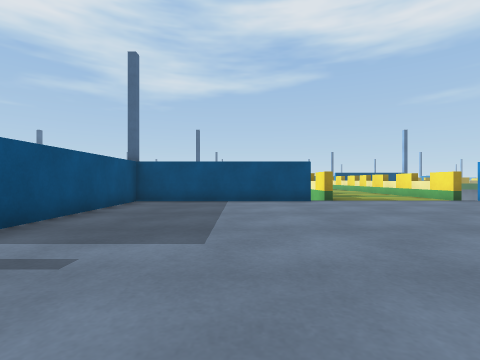
View 1 (above)

21 first-person views from a walk through a scene from a Unity 3-D project. The camera is 0.64 m above the floor, looks level and sees 85° across. The floor is counted in squares, 1 m on a side. Each view is taken from the middle of a square. On the plan, view 1 faces up. The plan holds only what a view shows up to about 9 squares ahead; the rest is blank. The place goes on beyond the plan. Surface patterns are stand-ins for the level's own textures.

View 2
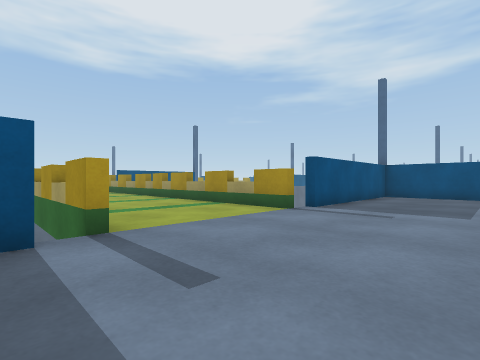

View 3
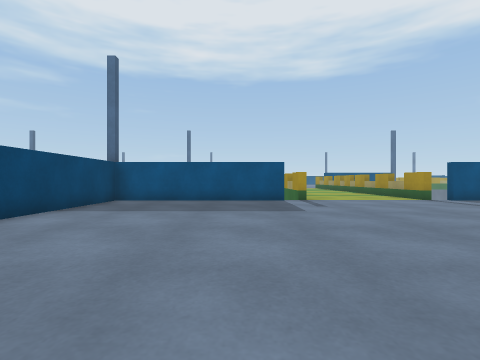

View 4
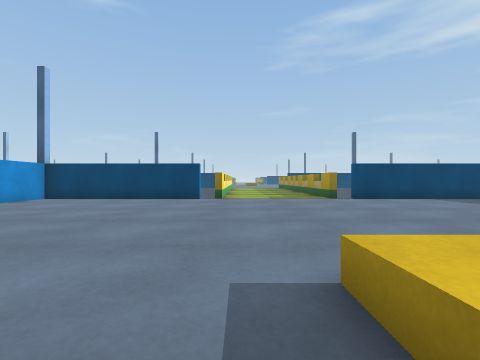

View 5
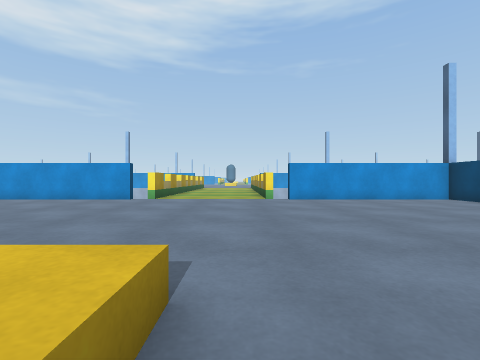

View 6
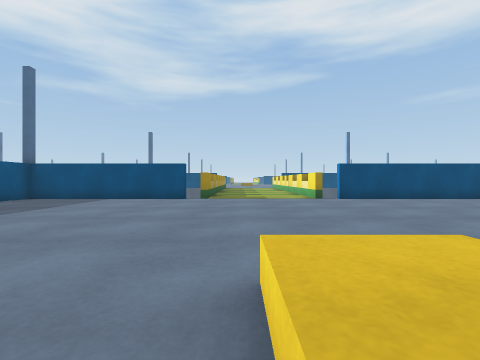

View 7
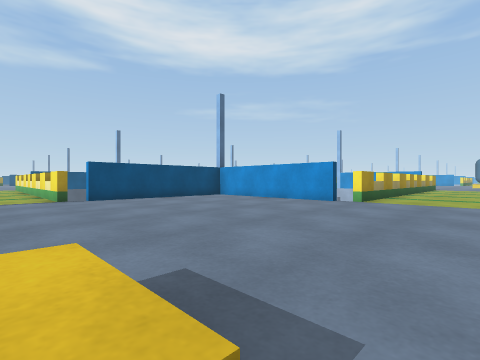

View 8
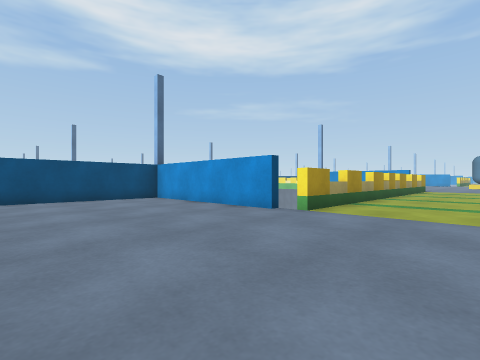

View 9
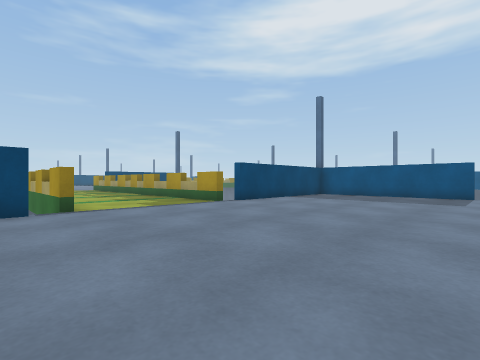

View 10
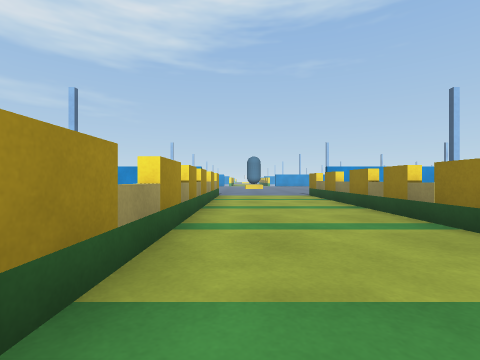

View 11
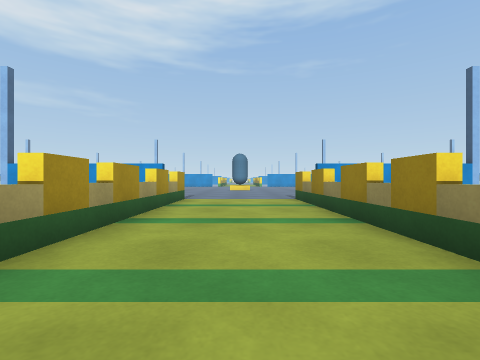

View 12
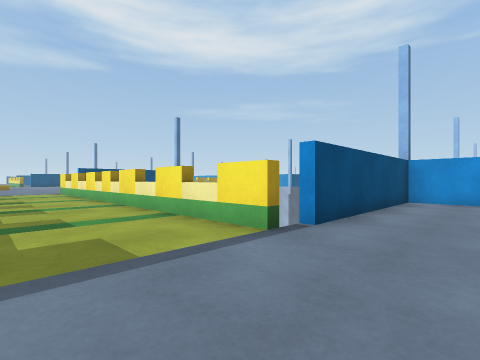

View 13
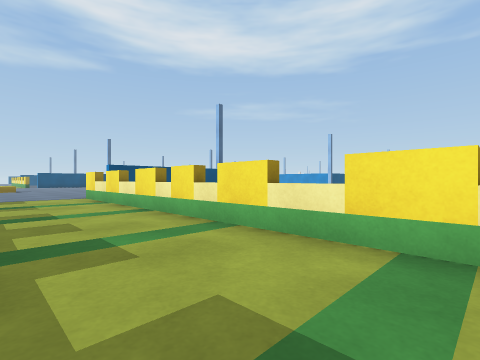

View 14
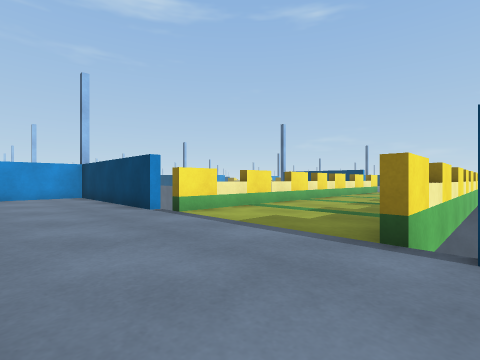

View 15
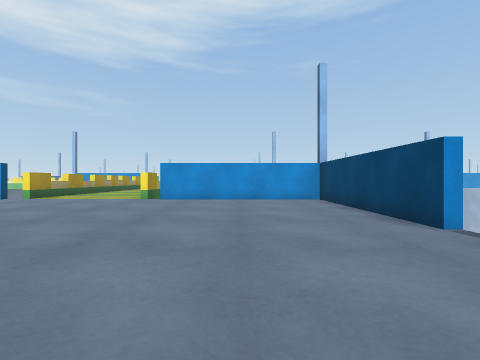

View 16
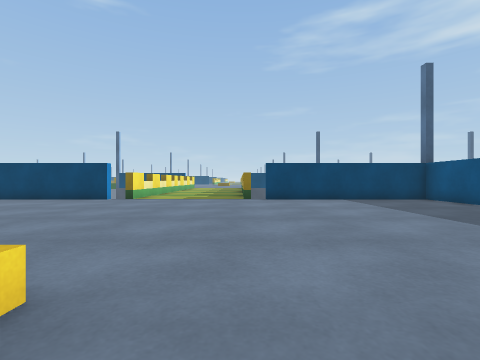

View 17
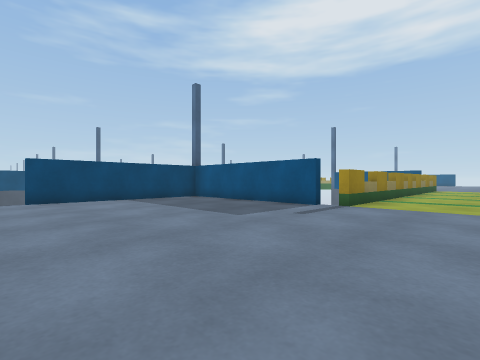

View 18
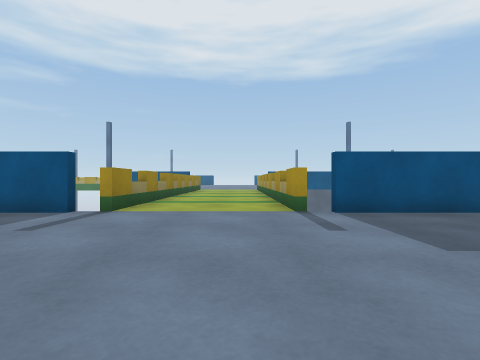

View 19
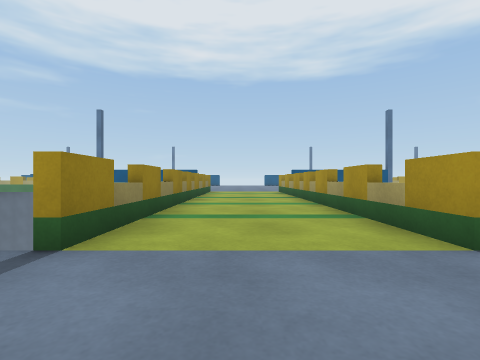

View 20
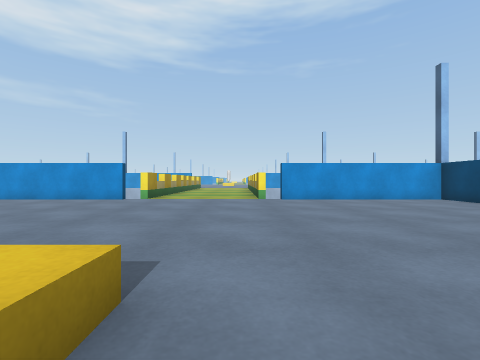

View 21
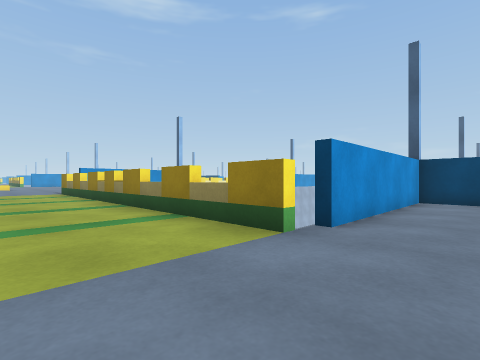

### Floor plan
Key: @ floor where view 1 was taken; # wall or solid block; x gap in a wall; . floor; = window, fence, low wall or low ledge; ^ raised ledge; v drop or lower ground; B block; O other object.
Columns run from 9 left of view 1 to 23 right of it. Each row starts with its distance up from view 1.
 32       #..         ....#
 31       #...       .....x
 30 O#=#=#.....     ......#
 29 .............   ..............
 28 .............^^.................
 27 ................................
 26 O#=#=#................#####OBO#
 25       #...............#
 24       #...............#
 23       #...............#
 22       #...............#
 21       #...............#
 20       #####x#...######v
 19             #...#
 18             #...#
 17             #...#
 16             #...#
 15             O...B
 14             O...B
 13             O...B
 12             #...#
 11             #...#
 10             #...#
  9             #...#
  8       ######....######v
  7       #...............#
  6       #...............#
  5       #...............#
  4       #...............#
  3       #...............#
  2  #=#=#................#####BBB###
  1  ................................
  0  ........@...^^..................
 -1   ...............................
 -2   =#=#................#   #BBB###
 -3       #...............#
 -4       #...............#
 -5       #...............#
 -6       #...............#
 -7       #...............#
 -8       #######...######v

Where each view was taken, in squares from view 1:
view 1: 0 up, 0 right, facing up
view 2: 3 down, 0 right, facing up-left
view 3: 4 down, 5 right, facing left
view 4: 1 up, 6 right, facing down
view 5: 1 down, 4 right, facing right
view 6: 1 down, 4 right, facing up
view 7: 1 down, 5 right, facing up-right
view 8: 1 down, 8 right, facing up-right
view 9: 2 down, 8 right, facing down-left
view 10: 1 up, 14 right, facing right
view 11: 0 up, 16 right, facing right
view 12: 6 up, 4 right, facing up-right
view 13: 10 up, 4 right, facing up-right
view 14: 23 up, 2 right, facing down-right
view 15: 23 up, 4 right, facing right
view 16: 29 up, 3 right, facing down
view 17: 29 up, 3 right, facing down-left
view 18: 29 up, 2 right, facing left
view 19: 28 up, 1 left, facing left
view 20: 27 up, 4 right, facing right
view 21: 29 up, 11 right, facing down-right
